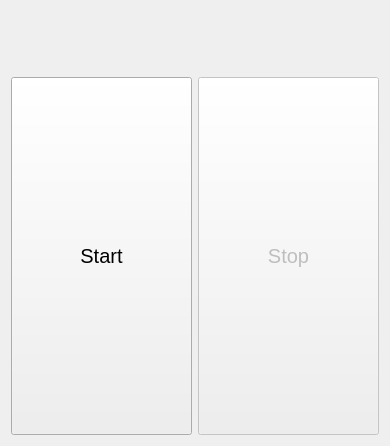
<?xml version="1.0" encoding="UTF-8"?>
<ui version="4.0">
 <class>PomodoroView</class>
 <widget class="QWidget" name="PomodoroView">
  <property name="geometry">
   <rect>
    <x>0</x>
    <y>0</y>
    <width>390</width>
    <height>446</height>
   </rect>
  </property>
  <property name="windowTitle">
   <string>PomodoroView</string>
  </property>
  <layout class="QVBoxLayout" name="verticalLayout_3">
   <item>
    <layout class="QVBoxLayout" name="verticalLayout_2">
     <item>
      <layout class="QVBoxLayout" name="verticalLayout">
       <item>
        <widget class="QLabel" name="modeLabel">
         <property name="font">
          <font>
           <family>DejaVu Sans</family>
           <pointsize>15</pointsize>
          </font>
         </property>
         <property name="text">
          <string/>
         </property>
         <property name="alignment">
          <set>Qt::AlignCenter</set>
         </property>
        </widget>
       </item>
       <item>
        <widget class="QLabel" name="timerLabel">
         <property name="enabled">
          <bool>true</bool>
         </property>
         <property name="sizePolicy">
          <sizepolicy hsizetype="Preferred" vsizetype="Preferred">
           <horstretch>0</horstretch>
           <verstretch>0</verstretch>
          </sizepolicy>
         </property>
         <property name="font">
          <font>
           <pointsize>20</pointsize>
          </font>
         </property>
         <property name="text">
          <string/>
         </property>
         <property name="alignment">
          <set>Qt::AlignCenter</set>
         </property>
        </widget>
       </item>
      </layout>
     </item>
     <item>
      <layout class="QHBoxLayout" name="horizontalLayout">
       <item>
        <widget class="QPushButton" name="startButton">
         <property name="sizePolicy">
          <sizepolicy hsizetype="Expanding" vsizetype="Expanding">
           <horstretch>0</horstretch>
           <verstretch>0</verstretch>
          </sizepolicy>
         </property>
         <property name="font">
          <font>
           <pointsize>15</pointsize>
          </font>
         </property>
         <property name="text">
          <string>Start</string>
         </property>
        </widget>
       </item>
       <item>
        <widget class="QPushButton" name="stopButton">
         <property name="enabled">
          <bool>false</bool>
         </property>
         <property name="sizePolicy">
          <sizepolicy hsizetype="Expanding" vsizetype="Expanding">
           <horstretch>0</horstretch>
           <verstretch>0</verstretch>
          </sizepolicy>
         </property>
         <property name="font">
          <font>
           <pointsize>15</pointsize>
          </font>
         </property>
         <property name="text">
          <string>Stop</string>
         </property>
        </widget>
       </item>
      </layout>
     </item>
    </layout>
   </item>
  </layout>
 </widget>
 <layoutdefault spacing="6" margin="11"/>
 <resources/>
 <connections/>
</ui>
